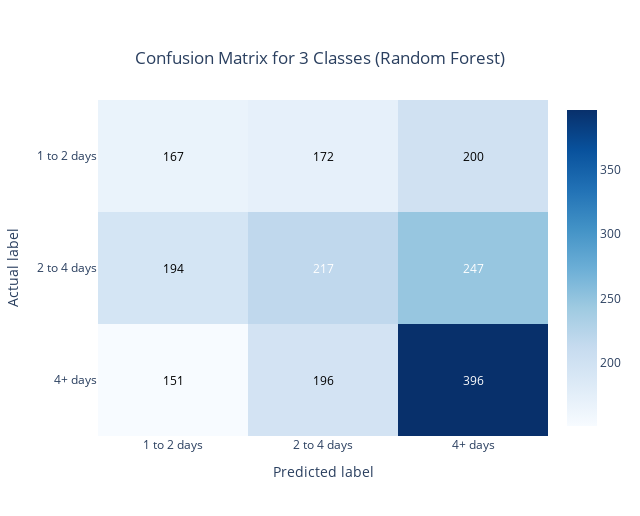

The cell this chart's notebook holds for it:
### Code cell
class_labels = ['1 to 2 days', '2 to 4 days', '4+ days']

fig = go.Figure(data=go.Heatmap(
    z=rf_cm[::-1],
    x=class_labels,
    y=class_labels[::-1],
    colorscale='Blues',
    showscale=True
))

annotations = []
for i, row in enumerate(rf_cm):
    for j, value in enumerate(row):
        annotations.append(
            go.layout.Annotation(
                text=str(value),
                x=class_labels[j],
                y=class_labels[i],
                showarrow=False,
                font=dict(color="white" if rf_cm[i][j] > max(rf_cm[0]) else "black")
            )
        )

fig.update_layout(
    title={
        'text': 'Confusion Matrix for 3 Classes (Random Forest)',
        'y':0.9,
        'x':0.5,
        'xanchor': 'center',
        'yanchor': 'top'},
    annotations=annotations,
    xaxis=dict(title='Predicted label'),
    yaxis=dict(title='Actual label')
)


fig.update_layout(width=640, height=516)

fig.show()

### Figure 1 — Plotly figure (JSON) as saved in the notebook; plotly's stock layout.template omitted (floating-point values rounded to 4 significant figures)
{"data": [{"colorscale": [[0, "rgb(247,251,255)"], [0.125, "rgb(222,235,247)"], [0.25, "rgb(198,219,239)"], [0.375, "rgb(158,202,225)"], [0.5, "rgb(107,174,214)"], [0.625, "rgb(66,146,198)"], [0.75, "rgb(33,113,181)"], [0.875, "rgb(8,81,156)"], [1, "rgb(8,48,107)"]], "showscale": true, "type": "heatmap", "x": ["1 to 2 days", "2 to 4 days", "4+ days"], "y": ["4+ days", "2 to 4 days", "1 to 2 days"], "z": [[151, 196, 396], [194, 217, 247], [167, 172, 200]]}], "layout": {"annotations": [{"font": {"color": "black"}, "showarrow": false, "text": "167", "x": "1 to 2 days", "y": "1 to 2 days"}, {"font": {"color": "black"}, "showarrow": false, "text": "172", "x": "2 to 4 days", "y": "1 to 2 days"}, {"font": {"color": "black"}, "showarrow": false, "text": "200", "x": "4+ days", "y": "1 to 2 days"}, {"font": {"color": "black"}, "showarrow": false, "text": "194", "x": "1 to 2 days", "y": "2 to 4 days"}, {"font": {"color": "white"}, "showarrow": false, "text": "217", "x": "2 to 4 days", "y": "2 to 4 days"}, {"font": {"color": "white"}, "showarrow": false, "text": "247", "x": "4+ days", "y": "2 to 4 days"}, {"font": {"color": "black"}, "showarrow": false, "text": "151", "x": "1 to 2 days", "y": "4+ days"}, {"font": {"color": "black"}, "showarrow": false, "text": "196", "x": "2 to 4 days", "y": "4+ days"}, {"font": {"color": "white"}, "showarrow": false, "text": "396", "x": "4+ days", "y": "4+ days"}], "height": 516, "title": {"text": "Confusion Matrix for 3 Classes (Random Forest)", "x": 0.5, "xanchor": "center", "y": 0.9, "yanchor": "top"}, "width": 640, "xaxis": {"title": {"text": "Predicted label"}}, "yaxis": {"title": {"text": "Actual label"}}}}
